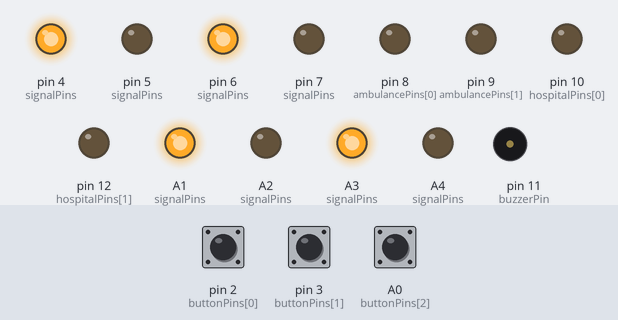
Simulated run of this sketch. Board: Arduino Uno, built with avr-gcc and run on an emulated ATmega328P. On the bench: output pins drawn as LEDs (lit = HIGH), buzzer (waves = sounding). Dashed ring = blinking. The test bench sets the inputs (shaded band); at power-on: pin 2 (buttonPins[0]) HIGH, pin 3 (buttonPins[1]) HIGH, A0 (buttonPins[2]) HIGH.

Above: at 1.2 s.
1.3 s: pin 2 (buttonPins[0]) pulled LOW for 0.15 s
At 2.9 s:
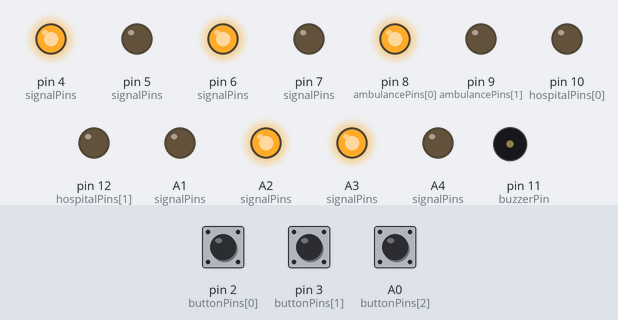
4.4 s: pin 3 (buttonPins[1]) pulled LOW for 0.15 s
At 5.4 s:
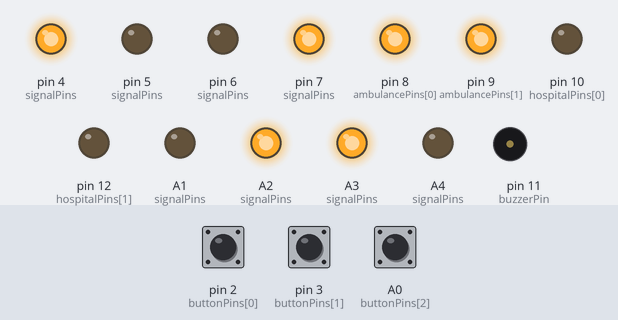
7.5 s: A0 (buttonPins[2]) pulled LOW for 0.15 s
At 8.25 s:
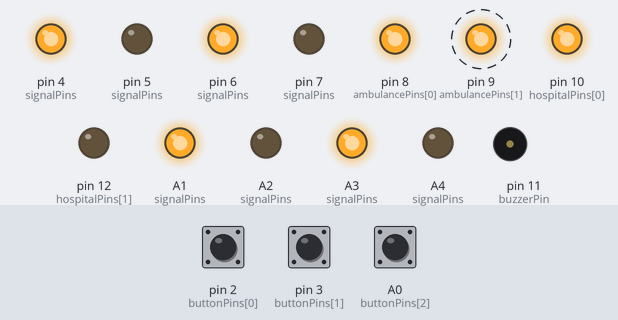
10.5 s: A0 (buttonPins[2]) pulled LOW for 1 s
At 13.5 s:
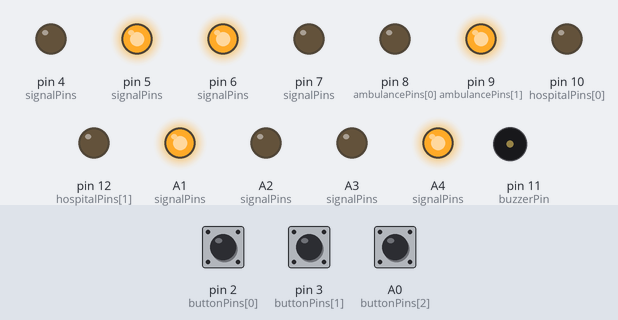
14.0 s: pin 2 (buttonPins[0]) pulled LOW for 1 s
At 15.25 s:
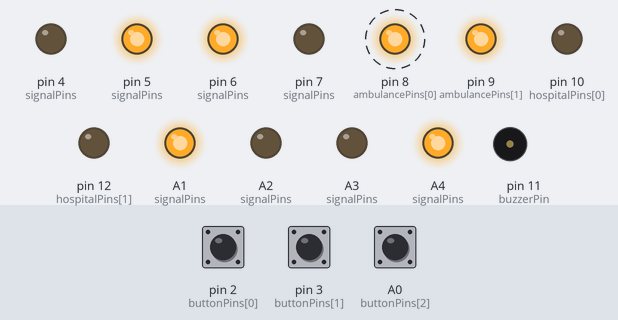
17.5 s: A0 (buttonPins[2]) pulled LOW for 0.15 s
At 18.25 s:
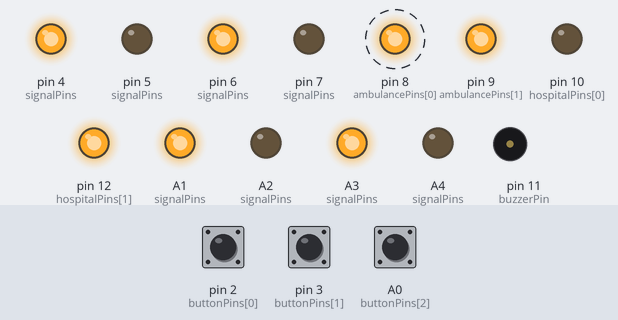
Timing chart, 0 to 26.5 s (numbered marks = the images above; inputs shaded):
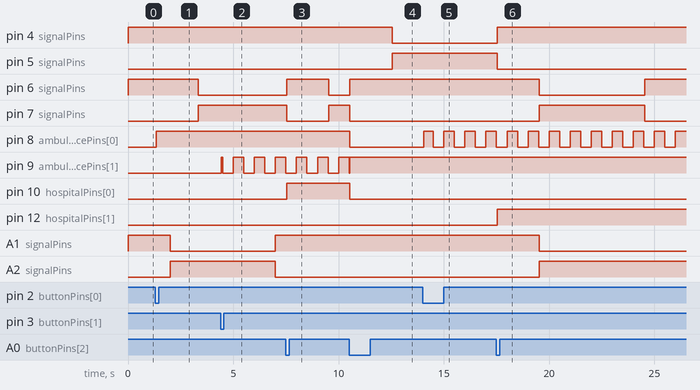

Measured:
- after the input at 1.3 s, pin 4 (signalPins): stays HIGH (without the input it goes to LOW after 0.70 s); pin 5 (signalPins): stays LOW (without the input it goes to HIGH after 0.70 s); pin 6 (signalPins): HIGH → LOW after 2.0 s; pin 7 (signalPins): LOW → HIGH after 2.0 s; pin 8 (ambulancePins[0]): LOW → HIGH at once
- after the input at 4.4 s, pin 9 (ambulancePins[1]): LOW → HIGH at once, then repeats every 1.0 s: LOW 0.50 s, HIGH 0.50 s; tone on pin 11 (buzzerPin): silent → 1600 Hz at once, → silent 0.15 s later
- after the input at 7.5 s, pin 6 (signalPins): LOW → HIGH at once, → LOW 2.0 s later; pin 7 (signalPins): HIGH → LOW at once, → HIGH 2.0 s later; pin 10 (hospitalPins[0]): LOW → HIGH at once; tone on pin 11 (buzzerPin): silent → 1800 Hz at once, → silent 0.30 s later
- after the input at 10.5 s, pin 4 (signalPins): HIGH → LOW after 2.0 s; pin 5 (signalPins): LOW → HIGH after 2.0 s; pin 6 (signalPins): LOW → HIGH at once; pin 7 (signalPins), pin 8 (ambulancePins[0]), pin 10 (hospitalPins[0]): HIGH → LOW at once; A3 (signalPins): LOW → HIGH at once, → LOW 2.0 s later
- after the input at 14.0 s, pin 8 (ambulancePins[0]): alternates HIGH for 0.50 s and LOW for 0.50 s, starting at once; tone on pin 11 (buzzerPin): silent → 1600 Hz at once, → silent 0.15 s later
- after the input at 17.5 s, pin 12 (hospitalPins[1]), A3 (signalPins): LOW → HIGH at once; A1 (signalPins): HIGH → LOW after 2.0 s; A2 (signalPins): LOW → HIGH after 2.0 s; A4 (signalPins): HIGH → LOW at once; tone on pin 11 (buzzerPin): silent → 1800 Hz at once, → silent 0.30 s later

The sketch:

Smart_Ambulance_Corridor.ino
```cpp
#include <Arduino.h>

// Each row lists NS red, NS green, EW red, EW green.
const uint8_t signalPins[2][4] = {{4, 5, 6, 7}, {A1, A2, A3, A4}};
const uint8_t ambulancePins[] = {8, 9};
const uint8_t hospitalPins[] = {10, 12};
const uint8_t buttonPins[] = {2, 3, A0};  // SOS1, SOS2, NEXT
const uint8_t buzzerPin = 11;
const unsigned long clearTime = 2000;

enum Signal { ALL_RED, NS_GREEN, EW_GREEN };
enum Stage { NORMAL, CLEAR_FOR_PICKUP, TO_PATIENT, CLEAR_FOR_HOSPITAL, TO_HOSPITAL };

Stage stage = NORMAL;
int active = -1;
int waiting = -1;
int displayedSignal[] = {-1, -1};
unsigned long stageStarted = 0;
unsigned long normalStarted[2] = {0, 0};

int lastReading[] = {HIGH, HIGH, HIGH};
int stableReading[] = {HIGH, HIGH, HIGH};
unsigned long readingChanged[3] = {0, 0, 0};

bool pressed(uint8_t button, unsigned long now) {
  int reading = digitalRead(buttonPins[button]);
  if (reading != lastReading[button]) {
    lastReading[button] = reading;
    readingChanged[button] = now;
  }
  if (reading != stableReading[button] && now - readingChanged[button] >= 40) {
    stableReading[button] = reading;
    return reading == LOW;
  }
  return false;
}

void setSignal(uint8_t zone, Signal signal) {
  if (displayedSignal[zone] == signal) return;
  const uint8_t *pins = signalPins[zone];

  // Switch off both greens before enabling either direction.
  digitalWrite(pins[1], LOW);
  digitalWrite(pins[3], LOW);
  digitalWrite(pins[0], HIGH);
  digitalWrite(pins[2], HIGH);

  if (signal == NS_GREEN) {
    digitalWrite(pins[0], LOW);
    digitalWrite(pins[1], HIGH);
  } else if (signal == EW_GREEN) {
    digitalWrite(pins[2], LOW);
    digitalWrite(pins[3], HIGH);
  }
  displayedSignal[zone] = signal;
}

Signal normalSignal(unsigned long elapsed) {
  unsigned long phase = elapsed % 14000UL;
  if (phase < 2000) return ALL_RED;
  if (phase < 7000) return NS_GREEN;
  if (phase < 9000) return ALL_RED;
  return EW_GREEN;
}

void startEmergency(int id, unsigned long now) {
  active = id;
  stage = CLEAR_FOR_PICKUP;
  stageStarted = now;
  setSignal(id, ALL_RED);
  digitalWrite(ambulancePins[id], HIGH);
  tone(buzzerPin, 1200, 600);
}

void requestEmergency(int id, unsigned long now) {
  if (id == active || id == waiting) return;
  if (active < 0) {
    startEmergency(id, now);
  } else {
    waiting = id;
    tone(buzzerPin, 1600, 150);
  }
}

void finishEmergency(unsigned long now) {
  digitalWrite(ambulancePins[active], LOW);
  digitalWrite(hospitalPins[active], LOW);
  setSignal(active, ALL_RED);
  normalStarted[active] = now;
  active = -1;
  stage = NORMAL;

  if (waiting >= 0) {
    int nextEmergency = waiting;
    waiting = -1;
    startEmergency(nextEmergency, now);
  } else {
    tone(buzzerPin, 900, 500);
  }
}

void setup() {
  for (uint8_t button = 0; button < 3; ++button) {
    pinMode(buttonPins[button], INPUT_PULLUP);
  }
  pinMode(buzzerPin, OUTPUT);
  for (uint8_t zone = 0; zone < 2; ++zone) {
    for (uint8_t light = 0; light < 4; ++light) {
      pinMode(signalPins[zone][light], OUTPUT);
    }
    pinMode(ambulancePins[zone], OUTPUT);
    pinMode(hospitalPins[zone], OUTPUT);
    digitalWrite(ambulancePins[zone], LOW);
    digitalWrite(hospitalPins[zone], LOW);
    setSignal(zone, ALL_RED);
    normalStarted[zone] = millis();
  }
}

void loop() {
  unsigned long now = millis();
  bool sos1 = pressed(0, now);
  bool sos2 = pressed(1, now);
  bool next = pressed(2, now);

  // SOS1 takes priority if both presses are detected on the same pass.
  if (sos1) requestEmergency(0, now);
  if (sos2) requestEmergency(1, now);

  // NEXT is accepted only while the ambulance is travelling.
  if (next && stage == TO_PATIENT) {
    digitalWrite(hospitalPins[active], HIGH);
    tone(buzzerPin, 1800, 300);
    stage = CLEAR_FOR_HOSPITAL;
    stageStarted = now;
    setSignal(active, ALL_RED);
  } else if (next && stage == TO_HOSPITAL) {
    finishEmergency(now);
  }

  if (now - stageStarted >= clearTime) {
    if (stage == CLEAR_FOR_PICKUP) stage = TO_PATIENT;
    if (stage == CLEAR_FOR_HOSPITAL) stage = TO_HOSPITAL;
  }

  if (waiting >= 0) {
    digitalWrite(ambulancePins[waiting], now % 1000UL < 500 ? HIGH : LOW);
  }

  for (uint8_t zone = 0; zone < 2; ++zone) {
    if (zone != active) {
      setSignal(zone, normalSignal(now - normalStarted[zone]));
    } else if (stage == TO_PATIENT) {
      setSignal(zone, EW_GREEN);
    } else if (stage == TO_HOSPITAL) {
      setSignal(zone, active == 1 ? NS_GREEN : EW_GREEN);
    } else {
      setSignal(zone, ALL_RED);
    }
  }
}
```
